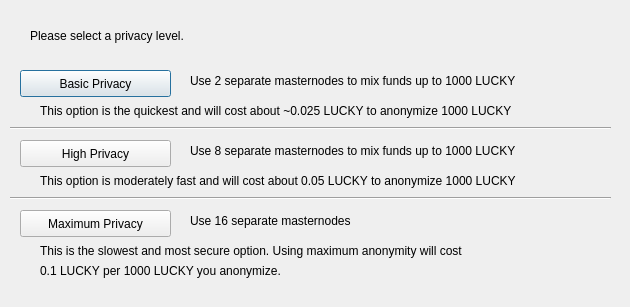
<?xml version="1.0" encoding="UTF-8"?>
<ui version="4.0">
 <class>DarksendConfig</class>
 <widget class="QDialog" name="DarksendConfig">
  <property name="geometry">
   <rect>
    <x>0</x>
    <y>0</y>
    <width>630</width>
    <height>307</height>
   </rect>
  </property>
  <property name="windowTitle">
   <string>Configure PrivateSend</string>
  </property>
  <widget class="QPushButton" name="buttonBasic">
   <property name="geometry">
    <rect>
     <x>20</x>
     <y>70</y>
     <width>151</width>
     <height>27</height>
    </rect>
   </property>
   <property name="text">
    <string>Basic Privacy</string>
   </property>
  </widget>
  <widget class="QPushButton" name="buttonHigh">
   <property name="geometry">
    <rect>
     <x>20</x>
     <y>140</y>
     <width>151</width>
     <height>27</height>
    </rect>
   </property>
   <property name="text">
    <string>High Privacy</string>
   </property>
  </widget>
  <widget class="QPushButton" name="buttonMax">
   <property name="geometry">
    <rect>
     <x>20</x>
     <y>210</y>
     <width>151</width>
     <height>27</height>
    </rect>
   </property>
   <property name="text">
    <string>Maximum Privacy</string>
   </property>
  </widget>
  <widget class="QLabel" name="label">
   <property name="geometry">
    <rect>
     <x>30</x>
     <y>20</y>
     <width>571</width>
     <height>31</height>
    </rect>
   </property>
   <property name="text">
    <string>Please select a privacy level.</string>
   </property>
  </widget>
  <widget class="QLabel" name="label_2">
   <property name="geometry">
    <rect>
     <x>190</x>
     <y>70</y>
     <width>421</width>
     <height>21</height>
    </rect>
   </property>
   <property name="text">
    <string>Use 2 separate masternodes to mix funds up to 1000 LUCKY</string>
   </property>
  </widget>
  <widget class="QLabel" name="label_3">
   <property name="geometry">
    <rect>
     <x>190</x>
     <y>140</y>
     <width>411</width>
     <height>21</height>
    </rect>
   </property>
   <property name="text">
    <string>Use 8 separate masternodes to mix funds up to 1000 LUCKY</string>
   </property>
  </widget>
  <widget class="QLabel" name="label_4">
   <property name="geometry">
    <rect>
     <x>190</x>
     <y>210</y>
     <width>421</width>
     <height>21</height>
    </rect>
   </property>
   <property name="text">
    <string>Use 16 separate masternodes</string>
   </property>
  </widget>
  <widget class="QLabel" name="label_6">
   <property name="geometry">
    <rect>
     <x>40</x>
     <y>100</y>
     <width>561</width>
     <height>21</height>
    </rect>
   </property>
   <property name="text">
    <string>This option is the quickest and will cost about ~0.025 LUCKY to anonymize 1000 LUCKY</string>
   </property>
  </widget>
  <widget class="QLabel" name="label_7">
   <property name="geometry">
    <rect>
     <x>40</x>
     <y>170</y>
     <width>561</width>
     <height>21</height>
    </rect>
   </property>
   <property name="text">
    <string>This option is moderately fast and will cost about 0.05 LUCKY to anonymize 1000 LUCKY</string>
   </property>
  </widget>
  <widget class="QLabel" name="label_8">
   <property name="geometry">
    <rect>
     <x>40</x>
     <y>240</y>
     <width>561</width>
     <height>21</height>
    </rect>
   </property>
   <property name="text">
    <string>This is the slowest and most secure option. Using maximum anonymity will cost</string>
   </property>
  </widget>
  <widget class="QLabel" name="label_9">
   <property name="geometry">
    <rect>
     <x>40</x>
     <y>260</y>
     <width>561</width>
     <height>21</height>
    </rect>
   </property>
   <property name="text">
    <string>0.1 LUCKY per 1000 LUCKY you anonymize.</string>
   </property>
  </widget>
  <widget class="Line" name="line">
   <property name="geometry">
    <rect>
     <x>10</x>
     <y>120</y>
     <width>601</width>
     <height>16</height>
    </rect>
   </property>
   <property name="orientation">
    <enum>Qt::Horizontal</enum>
   </property>
  </widget>
  <widget class="Line" name="line_2">
   <property name="geometry">
    <rect>
     <x>10</x>
     <y>190</y>
     <width>601</width>
     <height>16</height>
    </rect>
   </property>
   <property name="orientation">
    <enum>Qt::Horizontal</enum>
   </property>
  </widget>
 </widget>
 <resources/>
 <connections/>
</ui>
